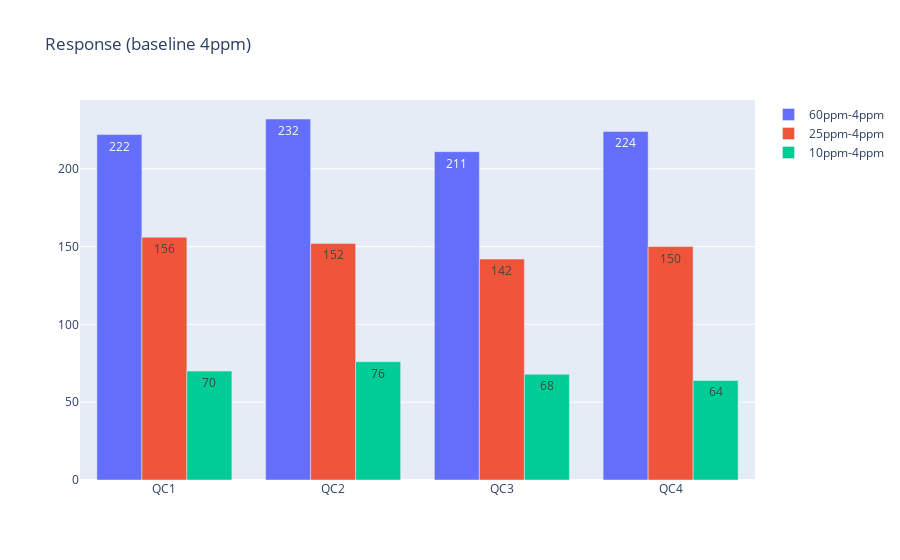

Notebook code for this chart:
### Code cell
save_figure = True
QC_channel = '583nm #1'
selected_range = { 'cycle 1':(15, 25, 35, 45)}

diff_list = []
for i,j in enumerate(data_list):
    diff = []
    a,b,c,d = selected_range.get('cycle 1')
    diff_a = j.loc[a, QC_channel]-j.loc[d, QC_channel]
    diff.append(abs(diff_a))
    diff_b = j.loc[b, QC_channel]-j.loc[d, QC_channel]
    diff.append(abs(diff_b))
    diff_c = j.loc[c, QC_channel]-j.loc[d, QC_channel]
    diff.append(abs(diff_c))
    diff_list.append(diff)
index = ['QC{}'.format(i+1) for i in range(0, len(data_list))]
by_diff = pd.DataFrame(diff_list, columns=['60ppm-4ppm','25ppm-4ppm','10ppm-4ppm'], index=index)

plot_data = []
trace = go.Bar(x=by_diff.index, y=by_diff.loc[:,'60ppm-4ppm'], name='60ppm-4ppm', text=by_diff.loc[:,'60ppm-4ppm'], textposition='auto')
plot_data.append(trace)
trace = go.Bar(x=by_diff.index, y=by_diff.loc[:,'25ppm-4ppm'], name='25ppm-4ppm', text=by_diff.loc[:,'25ppm-4ppm'], textposition='auto')
plot_data.append(trace)
trace = go.Bar(x=by_diff.index, y=by_diff.loc[:,'10ppm-4ppm'], name='10ppm-4ppm', text=by_diff.loc[:,'10ppm-4ppm'], textposition='auto')
plot_data.append(trace)
layout = go.Layout(title='Response (baseline 4ppm)')
fig = go.Figure(data=plot_data, layout=layout)
fig.update_layout()
fig.show()

if save_figure == True:
    # save figure
    savePath = os.path.join(os.getcwd(), folder_name)
    filename = 'Response (baseline 4ppm)'
    fig.write_image(savePath + '/' + filename + '.jpeg', width=1280, height=720)

### Figure 1 — Plotly figure (JSON) as saved in the notebook; plotly's stock layout.template omitted (floating-point values rounded to 4 significant figures)
{"data": [{"name": "60ppm-4ppm", "text": [222, 232, 211, 224], "textposition": "auto", "type": "bar", "x": ["QC1", "QC2", "QC3", "QC4"], "y": [222, 232, 211, 224]}, {"name": "25ppm-4ppm", "text": [156, 152, 142, 150], "textposition": "auto", "type": "bar", "x": ["QC1", "QC2", "QC3", "QC4"], "y": [156, 152, 142, 150]}, {"name": "10ppm-4ppm", "text": [70, 76, 68, 64], "textposition": "auto", "type": "bar", "x": ["QC1", "QC2", "QC3", "QC4"], "y": [70, 76, 68, 64]}], "layout": {"title": {"text": "Response (baseline 4ppm)"}}}
